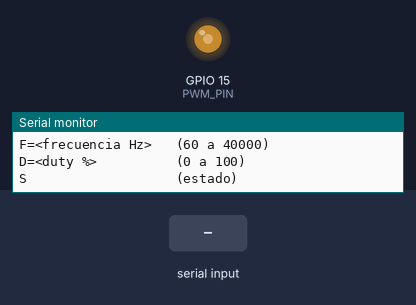
A sketch run on a simulated ESP32. Parts: output pins drawn as LEDs (lit = HIGH), the last lines printed to the serial monitor. Inputs (shaded band) come from the test bench.

Above: at 1.2 s.
1.3 s: "D=\n" received over Serial
At 1.7 s:
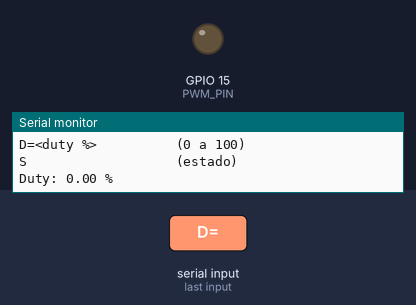
2.8 s: "D=90\n" received over Serial
At 4.0 s:
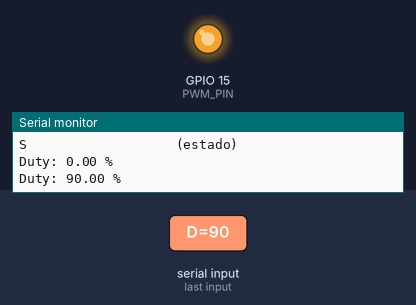
4.3 s: "D=,45\n" received over Serial
At 5.2 s:
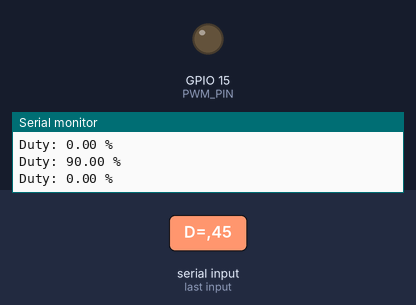
Timing chart, 0 to 7.3 s (numbered marks = the images above; inputs shaded):
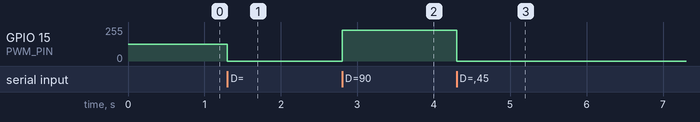

The sketch:

codigo_pwm_esp.ino
```cpp
#include <Arduino.h>

// Configuración del canal PWM (LEDC de ESP32)
const int PWM_PIN    = 15;   // GPIO de salida
const int PWM_CHAN   = 0;    // Canal LEDC (0-15)
const int PWM_RES   = 12;   // Resolución en bits (4096 niveles)

int   freq = 1000;   // Hz
float duty = 50.0;   // %

void applyPWM() {
  ledcSetup(PWM_CHAN, freq, PWM_RES);
  ledcAttachPin(PWM_PIN, PWM_CHAN);
  uint32_t maxVal = (1 << PWM_RES) - 1;
  uint32_t dutyVal = (uint32_t)((duty / 100.0f) * maxVal);
  ledcWrite(PWM_CHAN, dutyVal);
}

void setup() {
  Serial.begin(115200);
  applyPWM();
  Serial.println("PWM Control Serial - ESP32");
  Serial.println("F=<frecuencia Hz>   (60 a 40000)");
  Serial.println("D=<duty %>          (0 a 100)");
  Serial.println("S                   (estado)");
}

void loop() {
  if (Serial.available()) {
    String cmd = Serial.readStringUntil('\n');
    cmd.trim();
    String cmdUp = cmd;
    cmdUp.toUpperCase();

    if (cmdUp.startsWith("F=")) {
      int nuevaFreq = cmd.substring(2).toInt();
      if (nuevaFreq >= 60 && nuevaFreq <= 40000) {
        freq = nuevaFreq;
        applyPWM();
        Serial.print("Frecuencia: "); Serial.print(freq); Serial.println(" Hz");
      } else {
        Serial.println("Error: rango 60-40000 Hz");
      }

    } else if (cmdUp.startsWith("D=")) {
      float nuevoDuty = cmd.substring(2).toFloat();
      if (nuevoDuty >= 0 && nuevoDuty <= 100) {
        duty = nuevoDuty;
        applyPWM();
        Serial.print("Duty: "); Serial.print(duty); Serial.println(" %");
      } else {
        Serial.println("Error: rango 0-100 %");
      }

    } else if (cmdUp == "S") {
      Serial.print("Frecuencia: "); Serial.print(freq); Serial.println(" Hz");
      Serial.print("Duty: "); Serial.print(duty); Serial.println(" %");

    } else {
      Serial.println("Comando no reconocido");
    }
  }
}
```

Measured:
- after the input at 1.3 s, GPIO 15 (PWM_PIN): 127/255 → 0/255 at once
- after the input at 2.8 s, GPIO 15 (PWM_PIN): 0/255 → 229/255 at once
- after the input at 4.3 s, GPIO 15 (PWM_PIN): 229/255 → 0/255 at once
